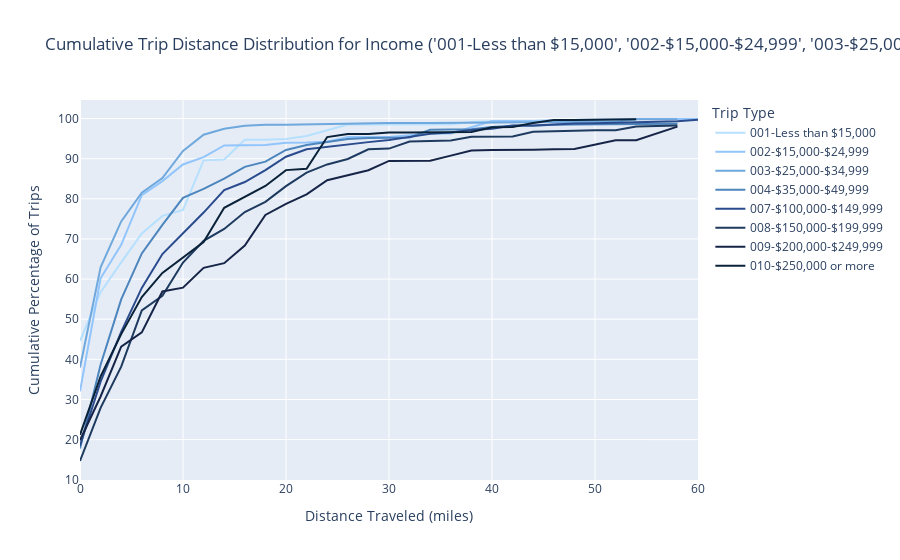

Notebook cell for this chart:
### Code cell
import plotly.express as px
import ipywidgets as widgets
from IPython.display import display, Markdown, clear_output

# Assuming 'filtered_groupedIncome' is defined and contains 'Trip Type' and 'Income' columns

color_map = {
    '001-Less than $15,000'   :'#B6E0FE',
    '002-$15,000-$24,999'     :'#92C5FC',
    '003-$25,000-$34,999'     :'#6FA8DC',
    '004-$35,000-$49,999'     :'#4D85BD',
    '005-$50,000-$74,999'     :'#357ABD',
    '006-$75,000-$99,999'     :'#2B6CB0',
    '007-$100,000-$149,999'   :'#2A4B8D',
    '008-$150,000-$199,999'   :'#1E3A5F',
    '009-$200,000-$249,999'   :'#162447',
    '010-$250,000 or more'    :'#0A2239',
    '999-Prefer not to answer':'#eeeeee' 
}


# Function to update the plot based on selected income and trip types
def update_plot(income_bin, triptype):

    output.clear_output()

    global firstTime
    if firstTime:
        firstTime = False
    else:
        # Filter data based on the selected income and trip types
        filtered_data = filtered_groupedIncome[
            (filtered_groupedIncome['Income'].isin(income_bin) &
            (filtered_groupedIncome['Trip Type'] == triptype))
        ]
        fig = px.line(
            filtered_data,
            x='distance_miles_2mibin',
            y='cumulative_percentage',
            color='Income',
            color_discrete_map=color_map,  # Map specific colors to categories
            labels={
                'distance_miles_2mibin': 'Distance Traveled (miles)',
                'cumulative_percentage': 'Cumulative Percentage'
            },
            title=f'Cumulative Trip Distance Distribution for Income {income_bin}'

        )
        fig.update_layout(
            xaxis_title='Distance Traveled (miles)',
            yaxis_title='Cumulative Percentage of Trips',
            legend_title='Trip Type'
        )
        fig.show()

# Extract unique values for income bins and trip types
income_bins = filtered_groupedIncome['Income'].unique()
trip_types = filtered_groupedIncome['Trip Type'].unique()

# Create dropdown for income bin selection
income_dropdown = widgets.SelectMultiple(
    options=income_bins,
    description='Select Income:',
    disabled=False,
)

# Create multiselect for trip types
trip_type_selector = widgets.Dropdown(
    options=trip_types,
    description='Trip Types:',
    disabled=False
)

# Set up a global variable to track whether the widgets have been changed
firstTime = True


# create output widget to display filtered DataFrame
output = widgets.Output()

# create interactive widget
interactive_output = widgets.interactive_output(update_plot, {'income_bin': income_dropdown, 'triptype': trip_type_selector})
# Display widgets and output
display(Markdown('# Distribution by Income and Trip Type'))
display(income_dropdown)
display(trip_type_selector)
display(interactive_output)
display(output)

### Figure 1 — Plotly figure (JSON) as saved in the notebook; plotly's stock layout.template omitted (floating-point values rounded to 4 significant figures)
{"data": [{"hovertemplate": "Income=001-Less than $15,000<br>Distance Traveled (miles)=%{x}<br>Cumulative Percentage=%{y}<extra></extra>", "legendgroup": "001-Less than $15,000", "line": {"color": "#B6E0FE", "dash": "solid"}, "marker": {"symbol": "circle"}, "mode": "lines", "name": "001-Less than $15,000", "orientation": "v", "showlegend": true, "type": "scatter", "x": [0, 2, 4, 6, 8, 10, 12, 14, 16, 18, 20, 22, 24, 26, 28, 32, 36, 38, 40, 44, 52, 54], "xaxis": "x", "y": [44.64, 56.73, 64.15, 71.35, 75.74, 77.24, 89.58, 89.8, 94.71, 94.71, 94.92, 95.63, 97.08, 98.52, 98.52, 98.52, 98.59, 99.14, 99.32, 99.32, 99.65, 99.65], "yaxis": "y"}, {"hovertemplate": "Income=002-$15,000-$24,999<br>Distance Traveled (miles)=%{x}<br>Cumulative Percentage=%{y}<extra></extra>", "legendgroup": "002-$15,000-$24,999", "line": {"color": "#92C5FC", "dash": "solid"}, "marker": {"symbol": "circle"}, "mode": "lines", "name": "002-$15,000-$24,999", "orientation": "v", "showlegend": true, "type": "scatter", "x": [0, 2, 4, 6, 8, 10, 12, 14, 16, 18, 20, 22, 24, 26, 28, 30, 34, 36, 40, 42, 44, 46, 48, 50, 52, 54, 56, 60], "xaxis": "x", "y": [32.04, 60.19, 68.54, 80.9, 84.41, 88.55, 90.37, 93.3, 93.33, 93.41, 93.99, 94.0, 94.24, 95.41, 95.41, 95.41, 96.28, 96.29, 99.36, 99.36, 99.39, 99.6, 99.71, 99.81, 99.88, 99.89, 99.89, 99.89], "yaxis": "y"}, {"hovertemplate": "Income=003-$25,000-$34,999<br>Distance Traveled (miles)=%{x}<br>Cumulative Percentage=%{y}<extra></extra>", "legendgroup": "003-$25,000-$34,999", "line": {"color": "#6FA8DC", "dash": "solid"}, "marker": {"symbol": "circle"}, "mode": "lines", "name": "003-$25,000-$34,999", "orientation": "v", "showlegend": true, "type": "scatter", "x": [0, 2, 4, 6, 8, 10, 12, 14, 16, 18, 20, 22, 24, 28, 30, 34, 38, 40, 42, 44, 46, 48, 50, 52, 54, 58], "xaxis": "x", "y": [37.97, 62.93, 74.36, 81.53, 85.15, 91.93, 95.97, 97.45, 98.2, 98.44, 98.44, 98.56, 98.66, 98.72, 98.87, 98.87, 98.99, 98.99, 98.99, 98.99, 99.15, 99.17, 99.18, 99.2, 99.84, 99.84], "yaxis": "y"}, {"hovertemplate": "Income=004-$35,000-$49,999<br>Distance Traveled (miles)=%{x}<br>Cumulative Percentage=%{y}<extra></extra>", "legendgroup": "004-$35,000-$49,999", "line": {"color": "#4D85BD", "dash": "solid"}, "marker": {"symbol": "circle"}, "mode": "lines", "name": "004-$35,000-$49,999", "orientation": "v", "showlegend": true, "type": "scatter", "x": [0, 2, 4, 6, 8, 10, 12, 14, 16, 18, 20, 22, 24, 26, 28, 30, 32, 34, 36, 38, 40, 42, 44, 46, 48, 50, 52, 54, 56, 58], "xaxis": "x", "y": [17.79, 38.68, 54.95, 66.4, 73.52, 80.24, 82.47, 85.0, 87.96, 89.26, 92.19, 93.4, 94.18, 94.89, 95.13, 95.14, 95.28, 97.18, 97.26, 97.35, 97.87, 98.2, 98.22, 98.48, 98.53, 98.54, 98.54, 98.6, 98.64, 98.72], "yaxis": "y"}, {"hovertemplate": "Income=007-$100,000-$149,999<br>Distance Traveled (miles)=%{x}<br>Cumulative Percentage=%{y}<extra></extra>", "legendgroup": "007-$100,000-$149,999", "line": {"color": "#2A4B8D", "dash": "solid"}, "marker": {"symbol": "circle"}, "mode": "lines", "name": "007-$100,000-$149,999", "orientation": "v", "showlegend": true, "type": "scatter", "x": [0, 2, 4, 6, 8, 10, 12, 14, 16, 18, 20, 22, 24, 26, 28, 30, 32, 34, 36, 38, 40, 42, 44, 46, 48, 50, 52, 54, 56, 58, 60], "xaxis": "x", "y": [18.46, 34.45, 46.84, 57.8, 66.23, 71.31, 76.58, 82.2, 84.19, 87.15, 90.48, 92.35, 92.97, 93.62, 94.12, 94.63, 95.46, 96.18, 96.55, 97.14, 97.45, 98.24, 98.26, 98.53, 98.77, 98.81, 98.91, 98.92, 99.12, 99.3, 99.72], "yaxis": "y"}, {"hovertemplate": "Income=008-$150,000-$199,999<br>Distance Traveled (miles)=%{x}<br>Cumulative Percentage=%{y}<extra></extra>", "legendgroup": "008-$150,000-$199,999", "line": {"color": "#1E3A5F", "dash": "solid"}, "marker": {"symbol": "circle"}, "mode": "lines", "name": "008-$150,000-$199,999", "orientation": "v", "showlegend": true, "type": "scatter", "x": [0, 2, 4, 6, 8, 10, 12, 14, 16, 18, 20, 22, 24, 26, 28, 30, 32, 34, 36, 38, 42, 44, 46, 48, 50, 52, 54, 56, 58], "xaxis": "x", "y": [14.67, 27.92, 38.18, 52.19, 55.83, 64.12, 69.54, 72.48, 76.7, 79.25, 83.16, 86.53, 88.57, 89.93, 92.32, 92.51, 94.25, 94.36, 94.54, 95.44, 95.54, 96.68, 96.87, 96.92, 97.07, 97.09, 98.01, 98.14, 98.28], "yaxis": "y"}, {"hovertemplate": "Income=009-$200,000-$249,999<br>Distance Traveled (miles)=%{x}<br>Cumulative Percentage=%{y}<extra></extra>", "legendgroup": "009-$200,000-$249,999", "line": {"color": "#162447", "dash": "solid"}, "marker": {"symbol": "circle"}, "mode": "lines", "name": "009-$200,000-$249,999", "orientation": "v", "showlegend": true, "type": "scatter", "x": [0, 2, 4, 6, 8, 10, 12, 14, 16, 18, 20, 22, 24, 26, 28, 30, 32, 34, 36, 38, 40, 42, 44, 46, 48, 52, 54, 58], "xaxis": "x", "y": [19.85, 30.75, 43.15, 46.73, 56.91, 57.86, 62.79, 63.96, 68.34, 75.98, 78.75, 81.1, 84.65, 85.89, 87.12, 89.45, 89.45, 89.48, 90.77, 92.02, 92.14, 92.14, 92.25, 92.38, 92.41, 94.59, 94.62, 97.99], "yaxis": "y"}, {"hovertemplate": "Income=010-$250,000 or more<br>Distance Traveled (miles)=%{x}<br>Cumulative Percentage=%{y}<extra></extra>", "legendgroup": "010-$250,000 or more", "line": {"color": "#0A2239", "dash": "solid"}, "marker": {"symbol": "circle"}, "mode": "lines", "name": "010-$250,000 or more", "orientation": "v", "showlegend": true, "type": "scatter", "x": [0, 2, 4, 6, 8, 10, 12, 14, 16, 18, 20, 22, 24, 26, 28, 30, 32, 34, 36, 38, 40, 42, 44, 46, 48, 50, 54], "xaxis": "x", "y": [21.2, 35.73, 46.29, 55.51, 61.53, 65.42, 69.23, 77.76, 80.52, 83.2, 87.15, 87.48, 95.38, 96.15, 96.15, 96.5, 96.51, 96.59, 96.59, 96.63, 97.83, 97.92, 98.88, 99.64, 99.66, 99.68, 99.85], "yaxis": "y"}], "layout": {"legend": {"title": {"text": "Trip Type"}, "tracegroupgap": 0}, "title": {"text": "Cumulative Trip Distance Distribution for Income ('001-Less than $15,000', '002-$15,000-$24,999', '003-$25,000-$34,999', '004-$35,000-$49,999', '007-$100,000-$149,999', '008-$150,000-$199,999', '009-$200,000-$249,999', '010-$250,000 or more')"}, "xaxis": {"anchor": "y", "domain": [0, 1], "title": {"text": "Distance Traveled (miles)"}}, "yaxis": {"anchor": "x", "domain": [0, 1], "title": {"text": "Cumulative Percentage of Trips"}}}}
